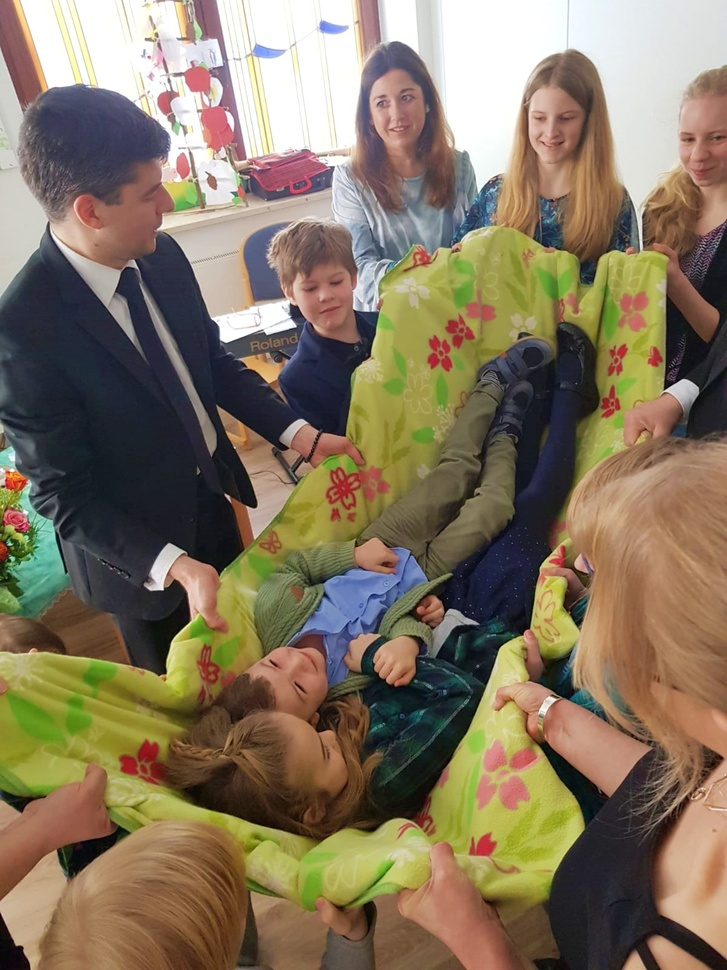
#> input picture Kindergottesdienst-März2020.jpg, 727 x 970 px, shrunk from 1200 x 1600 before the run
$ python imgConvert.py
#> lines starting #> are read from the running program, lines starting #| are printed output that depends on the picture
from PIL import Image

img = Image.open('Kindergottesdienst-März2020.jpg').convert('LA')
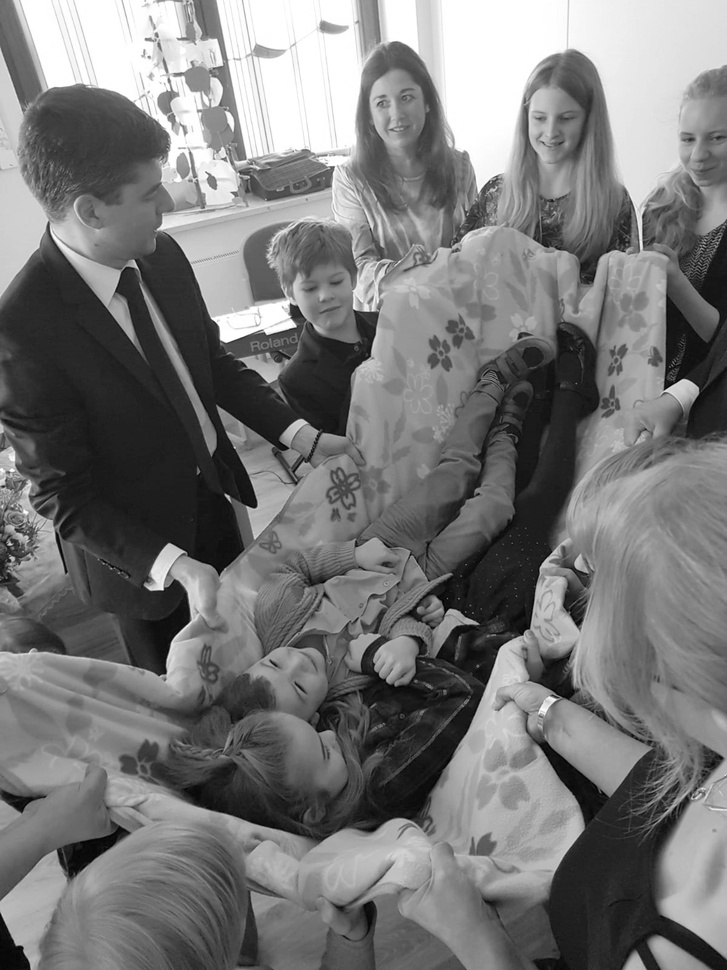
#> img: PIL image 727x970 LA; mean R, G, B, A 119.6, 119.6, 119.6, 255
img.save('Neu.jpg')
